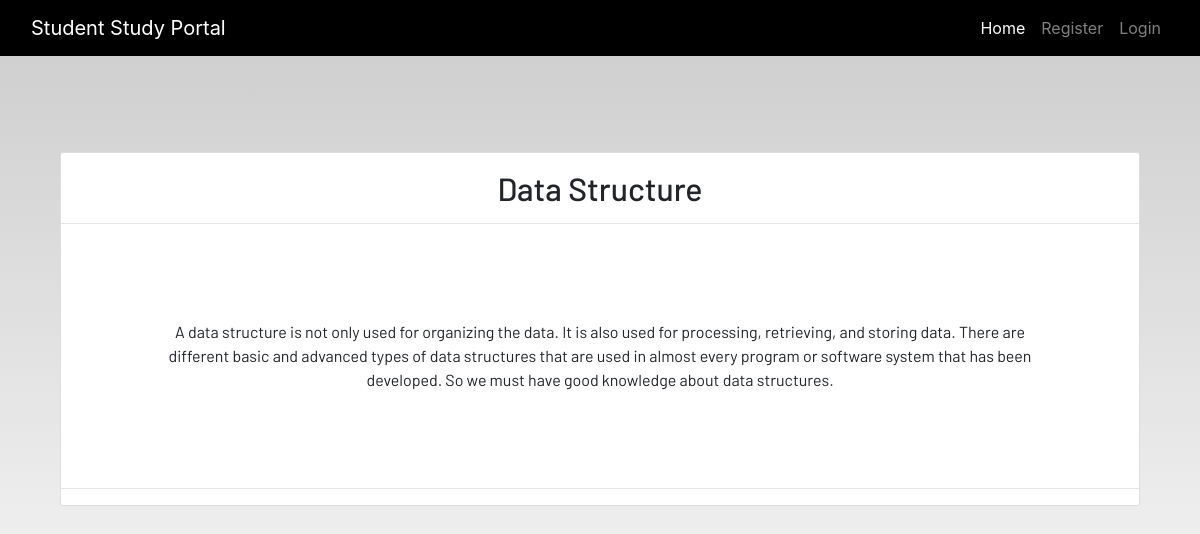
Screenshot of /notes_detail/1 with the database file from the repository.
### dashboard/models.py (models this page shows, shortened)
class Notes(models.Model):
    user = models.ForeignKey(User, on_delete = models.CASCADE)
    title = models.CharField(max_length=200)
    description = models.TextField()
    class Meta:
        verbose_name = "notes"
        verbose_name_plural = "notes"

### dashboard/views.py (the view)
# urls.py: path('notes_detail/<int:pk>',views.NotesDetailView.as_view(), name='notes-detail'),
class NotesDetailView(generic.DetailView):
    model = Notes

### dashboard/templates/dashboard/notes_detail.html
{% extends 'dashboard/base.html' %}
{% load static %}
{% block content %}
<section class='text-center container'>
    <div class="container">
        <div class="content-section p-0 mt-5">
            <div class="m-3">
                <h2>{{notes.title}}</h2>
            </div>
            <hr class="p-0 m-0">
            <p class="description m-5 p-5">
                {{notes.description}}
            </p>
            <hr>
        </div>
    </div>
</section>
{% endblock content %}

### static/css/main.css (style rules this page uses)
html { scroll-behavior: smooth; height: 100%; width: 100%; }
html, body { max-width: 100%; overflow-x: hidden; height: 100%; width: 100%; }
body { background: linear-gradient(rgba(0, 0, 0, 0.2), rgba(255, 255, 255, 0.5)); overflow-x: hidden; background-repeat: no-repeat; }
.content-section { background: #ffffff; padding: 10px 20px; border: 1px solid #dddddd; border-radius: 3px; margin-bottom: 20px; }

### rows the page displays
Notes: title "Data Structure", description "A data structure is not only used for organizing the data. It is also used for processing, retrieving, and storing data. There are different basic and advanced types of data structures that are used in almost every program or software system that has been developed. So we must have good knowledge about data structures."
